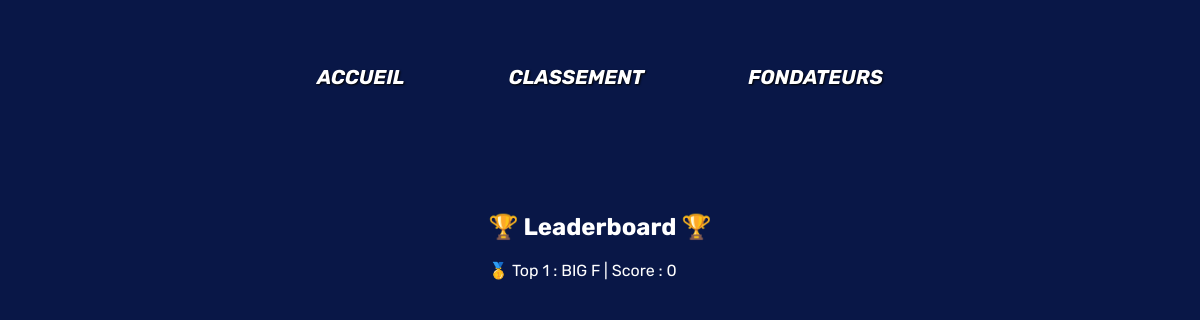
The page /leaderboard on the database as committed earlier.
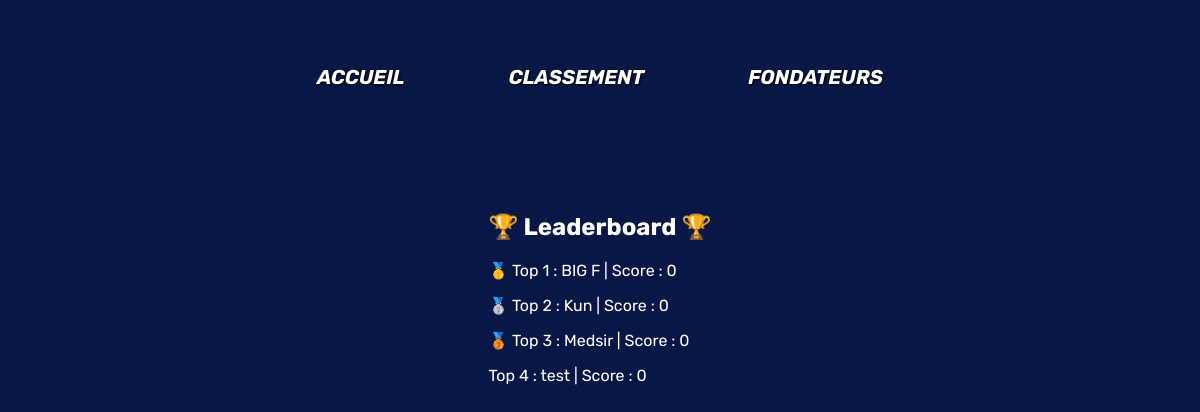
The same page on the database as committed later.
### tables this page shows
CREATE TABLE users (
    id INTEGER PRIMARY KEY AUTOINCREMENT,
    username TEXT NOT NULL,
    email TEXT NOT NULL,
    password TEXT NOT NULL,
    nb_parties INTEGER,
    nb_victoires_classique INTEGER,
    nb_victoires_tournois INTEGER,
    taux_victoire INTEGER,
    rang TEXT,
    score_total INTEGER

, niveau INTEGER);

CREATE TABLE leaderboard (
    id INT PRIMARY KEY,
    score TEXT NOT NULL,
    FOREIGN KEY (id) REFERENCES users(id)
    
);

### main.py (the view)
@app.route("/leaderboard")
def leaderboard():
    leaderboard_list = get_leaderboard()
    if len(leaderboard_list) < 10:
        liste=range(len(leaderboard_list))
    else:
        liste=range(10)
    return render_template("./leaderboard.html", leaderboard=leaderboard_list, iter_liste=liste)

### kfonctions.py (called while the page is built)
def get_leaderboard()->list[tuple]:
    try:
        con = sqlite3.connect("./database/database.db")
        cur = con.cursor()
        sqlreq = f"SELECT score, username FROM leaderboard JOIN users ON users.id = leaderboard.id ORDER BY score DESC"
        res = cur.execute(sqlreq)
        reslist = res.fetchall()
        con.close()
        print("test", reslist)
        return reslist
    except Exception as erreur:
        print("Erreur dans get_leaderboard() :", erreur)
        return []

### templates/leaderboard.html (shortened to what this page needs)
<!DOCTYPE html>
<html>
<head>
    <link rel="stylesheet" href="{{url_for('static', filename='leaderboard.css')}}">
</head>
<body class="leaderboard_body">
    <div class="haut_de_page">
        <div class="container_main">
            <div class="header">
                <a class="header_link" href="/">ACCUEIL</a>
                <a class="header_link" href="leaderboard">CLASSEMENT</a>
                <a class="header_link" href="/">FONDATEURS</a>
            </div>
            <div class="leaderboard_container">
                <div class="leaderboard">
                    <h2 class="leaderboard_title"> 🏆 Leaderboard 🏆 </h2>
                    {% for i in iter_liste %}
                        {% if i == 0 : %}
                        <p> 🥇 Top {{i+1}} : {{leaderboard[i][1]}} | Score : {{leaderboard[i][0]}}</p>
                        {% elif i == 1 %}
                        <p> 🥈 Top {{i+1}} : {{leaderboard[i][1]}} | Score : {{leaderboard[i][0]}}</p>
                        {% elif i == 2 %}
                        <p> 🥉 Top {{i+1}} : {{leaderboard[i][1]}} | Score : {{leaderboard[i][0]}}</p>
                        {% else %}
                        <p> Top {{i+1}} : {{leaderboard[i][1]}} | Score : {{leaderboard[i][0]}}</p>
                        {% endif %}
                    {% endfor %}
                </div>
            </div>
            </div>
</body>
</html>

### static/leaderboard.css (style rules this page uses)
body { background-color: rgb(9, 23, 71); }
html { scroll-behavior: smooth; }
.container_main { padding: 65px 80px 160px; background-size: cover; animation-timeline: scroll(); }
.header { font-family: 'Rubik', sans-serif; font-weight:bolder; font-style: italic; display: flex; justify-content: center; font-size: 20px; }
.header_link { color: white; text-decoration: none; margin-inline: 5%; text-shadow: 1px 1px 2px black; }
.leaderboard_container { margin: 10%; display: flex; justify-content: center; }
.leaderboard { color:white; font-family: 'Rubik', sans-serif;; }

### static/styles.css (style rules this page uses)
html { height: 100%; }
body { margin: 0px; height: 100%; }

Rows that differ between the two databases and show on the page:
added users: username "Kun"
added leaderboard: score "0"
added users: username "Medsir"
added leaderboard: score "0"
added users: username "test"
added leaderboard: score "0"
Other text that changed with them:
new list line: "🥈 Top 2 : | Score :"
new list line: "🥉 Top 3 : | Score :"
new list line: "Top 4 : | Score :"
